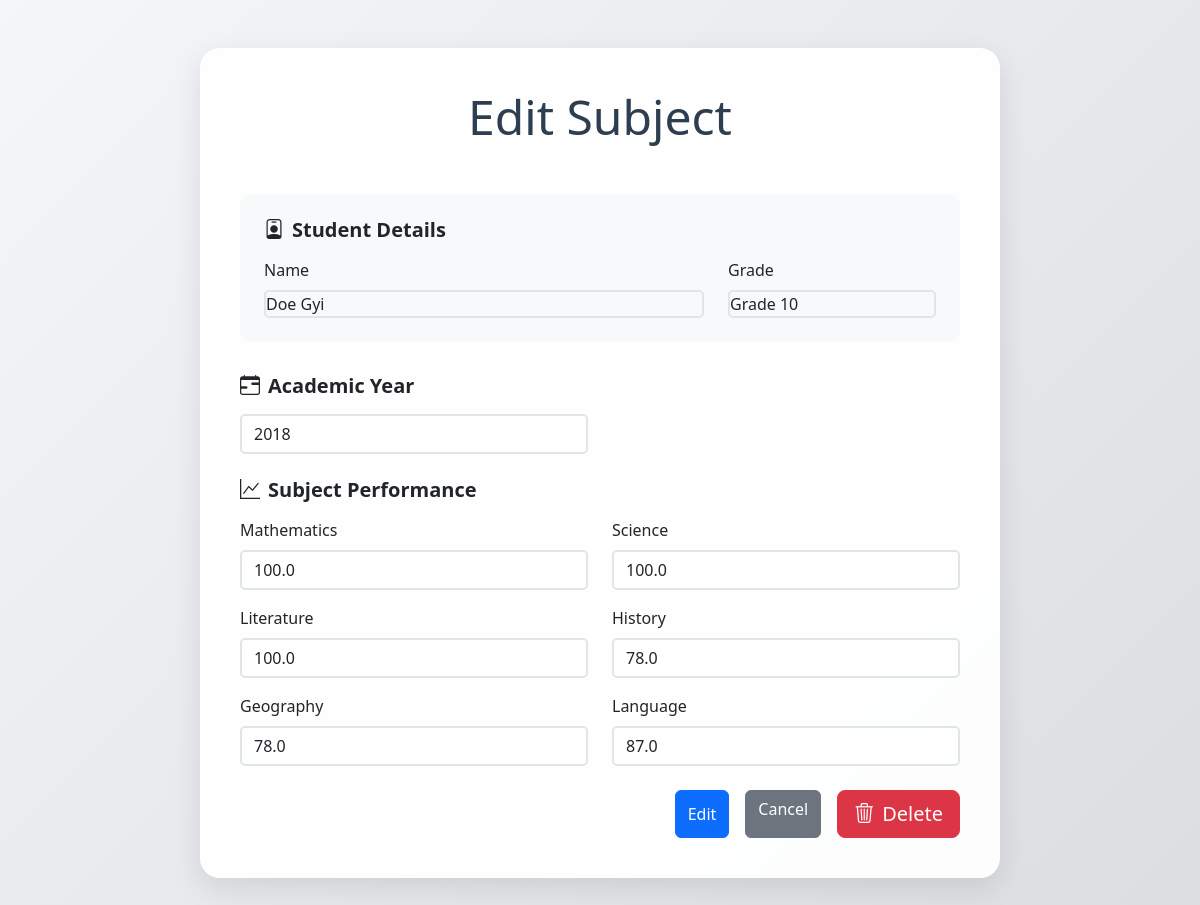
Page /management/subjects/edit/20/ on the committed database.
### student_app/models.py (models this page shows, shortened)
class Subject(models.Model):
    student = models.ForeignKey(Student, on_delete=models.CASCADE)
    year = models.IntegerField()
    subject1_marks = models.FloatField()
    subject2_marks = models.FloatField()
    subject3_marks = models.FloatField()
    subject4_marks = models.FloatField()
    subject5_marks = models.FloatField()
    subject6_marks = models.FloatField()

class Student(models.Model):
    name = models.CharField(max_length=100)
    dob = models.DateField()  # Date of Birth
    nrc = models.CharField(max_length=50, unique=True)  # National Registration Card number (assuming it's unique)
    father_name = models.CharField(max_length=100)
    mother_name = models.CharField(max_length=100)
    phone = models.CharField(max_length=15)  # Phone number
    address = models.TextField()  # Long address details
    grade = models.CharField(max_length=10)  # Grade (A, B, etc.)
    country = models.CharField(max_length=100)
    class Meta:
        verbose_name = "Student"
        verbose_name_plural = "Students"

### student_app/views.py (the view, shortened to what this page needs)
# urls.py: path('subjects/edit/<int:subject_id>/', views.edit_subject, name='edit_subject'),
def edit_subject(request, subject_id):
    subject = get_object_or_404(Subject, id=subject_id)
    return render(request, 'subject/edit_subject.html', {'subject': subject})  # Show subject data in form

### templates/subject/edit_subject.html (shortened to what this page needs)
<!DOCTYPE html>
<html lang="en">
<head>
  <link href="https://cdn.jsdelivr.net/npm/bootstrap@5.3.2/dist/css/bootstrap.min.css" rel="stylesheet">
  <link rel="stylesheet" href="https://cdn.jsdelivr.net/npm/bootstrap-icons@1.11.3/font/bootstrap-icons.min.css">
</head>
<body style="background: linear-gradient(135deg, #f5f6fa 0%, #dcdde1 100%); min-height: 100vh;">
  <div class="form-container">
    <h2 class="display-5 text-center mb-5" style="color: var(--primary-color);">
      Edit Subject
    </h2>
    <form method="POST" action="{% url 'edit_subject' subject.id %}" class="needs-validation" novalidate>
      <div class="student-info-card">
        <h5 class="fw-bold mb-3"><i class="bi bi-person-badge me-2"></i>Student Details</h5>
        <div class="row gx-4">
          <div class="col-md-8">
            <label class="form-label">Name</label>
            <div class="form-control-custom bg-light">
              {{ subject.student.name }}
            </div>
          </div>
          <div class="col-md-4">
            <label class="form-label">Grade</label>
            <div class="form-control-custom bg-light">
              Grade {{ subject.student.grade }}
            </div>
          </div>
        </div>
      </div>
      <div class="mb-4">
        <h5 class="fw-bold mb-3"><i class="bi bi-calendar-range me-2"></i>Academic Year</h5>
        <div class="row gx-4 gy-3">
          <div class="col-md-6">
            <input type="text" name="year" id="year"
                   class="form-control form-control-custom"
                   value="{{ subject.year }}"
                   required>
          </div>
        </div>
      </div>
      <div class="mb-4">
        <h5 class="fw-bold mb-3"><i class="bi bi-graph-up me-2"></i>Subject Performance</h5>
        <div class="row gx-4 gy-3">
          <div class="col-md-6">
            <label class="form-label">Mathematics</label>
            <input type="number" step="1" name="subject1_marks"
                   class="form-control form-control-custom"
                   value="{{ subject.subject1_marks }}"
                   min="0" max="100"
                   required>
          </div>
          <div class="col-md-6">
            <label class="form-label">Science</label>
            <input type="number" step=" " name="subject2_marks"
                   class="form-control form-control-custom"
                   value="{{ subject.subject2_marks }}"
                   min="0" max="100"
                   required>
          </div>
          <div class="col-md-6">
            <label class="form-label">Literature</label>
            <input type="number" step=" " name="subject3_marks"
                   class="form-control form-control-custom"
                   value="{{ subject.subject3_marks }}"
                   min="0" max="100"
                   required>
          </div>
          <div class="col-md-6">
            <label class="form-label">History</label>
            <input type="number" step=" " name="subject4_marks"
                   class="form-control form-control-custom"
                   value="{{ subject.subject4_marks }}"
                   min="0" max="100"
                   required>
          </div>
          <div class="col-md-6">
            <label class="form-label">Geography</label>
            <input type="number" step=" " name="subject5_marks"
                   class="form-control form-control-custom"
                   value="{{ subject.subject5_marks }}"
                   min="0" max="100"
                   required>
          </div>
          <div class="col-md-6">
            <label class="form-label">Language</label>
            <input type="number" step=" " name="subject6_marks"
                   class="form-control form-control-custom"
                   value="{{ subject.subject6_marks }}"
                   min="0" max="100"
                   required>
          </div>
        </div>
      </div>
      <div class="d-grid gap-2 d-md-flex justify-content-md-end mt-4">
        <button type="submit" class="btn btn-primary me-2 ">
            Edit
        </button>
        <a href="{% url 'subject_list' %}" class="btn btn-secondary me-2 ">
            Cancel
        </a>
        <a href="{% url 'delete_subject' subject.id %}"
           class="btn btn-lg btn-danger "
           onclick="return confirm('Are you sure you want to delete this record?')">
            <i class="bi bi-trash3 me-2"></i>Delete
        </a>
    </div>
    </form>
  </div>
</body>
</html>

### templates/subject/edit_subject.html (style rules this page uses)
:root { --primary-color: #2c3e50; --secondary-color: #3498db; --accent-color: #e74c3c; }
.form-container { background: rgba(255, 255, 255, 0.95); border-radius: 20px; box-shadow: 0 10px 30px rgba(0,0,0,0.1); padding: 2.5rem; margin: 3rem auto; max-width: 800px; }
.form-control-custom { border: 2px solid #dfe6e9; border-radius: 5px; transition: all 0.3s ease; }
.student-info-card { background: #f8f9fa; border-radius: 12px; padding: 1.5rem; margin-bottom: 2rem; }

### rows in the picture
Subject: student.name "Doe Gyi", student.grade "10", year "2018", subject1_marks "100.0", subject2_marks "100.0", subject3_marks "100.0", subject4_marks "78.0", subject5_marks "78.0", subject6_marks "87.0"
